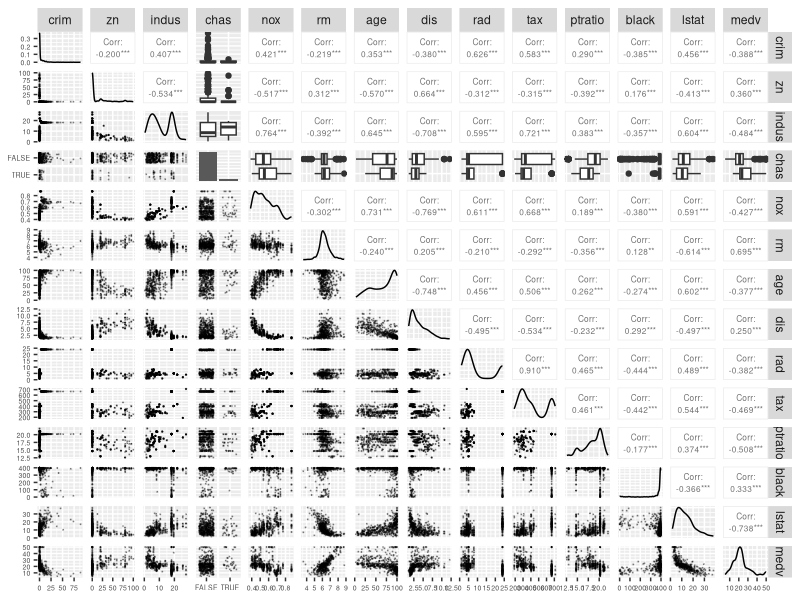
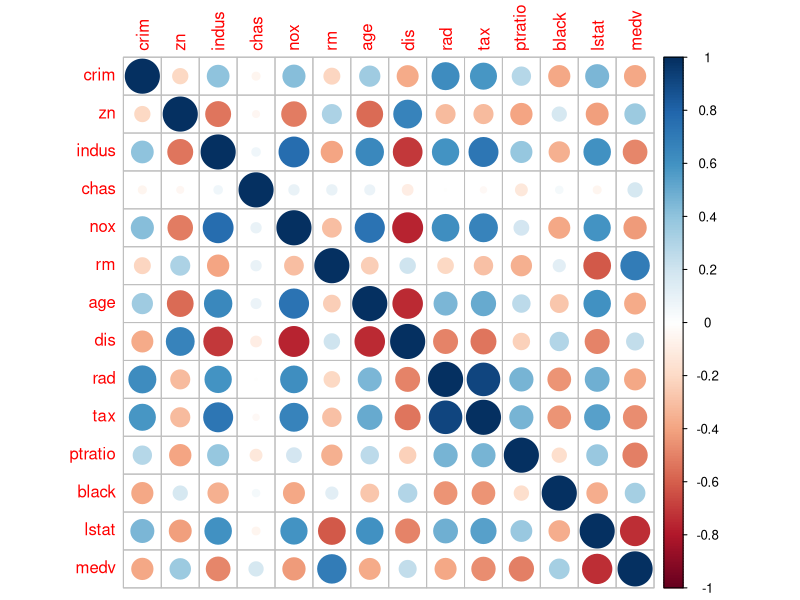
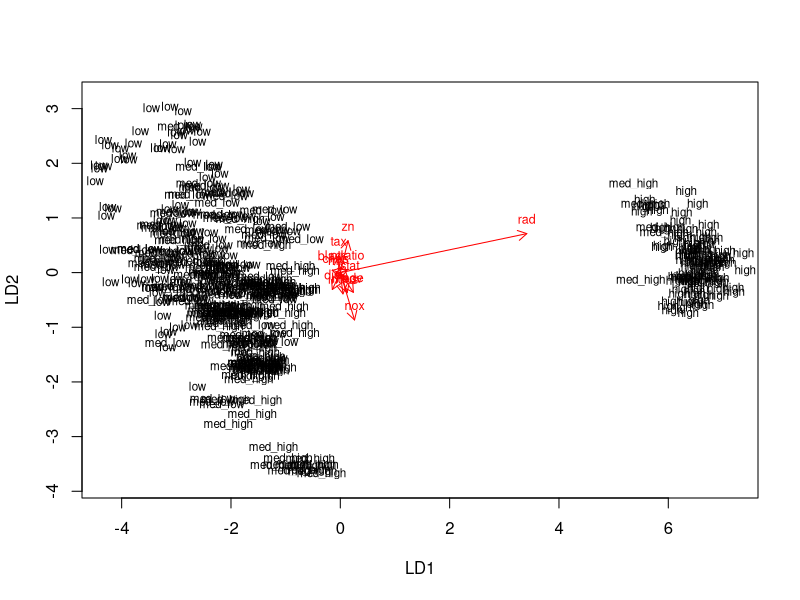
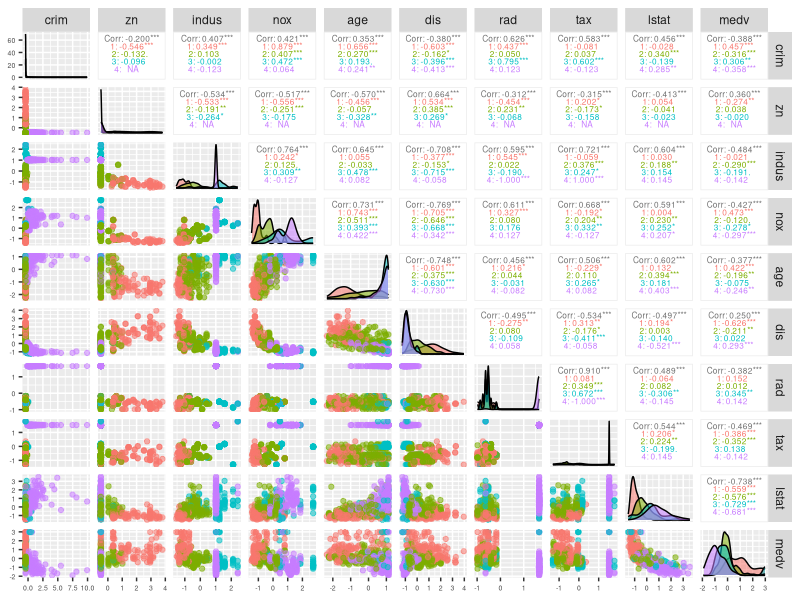
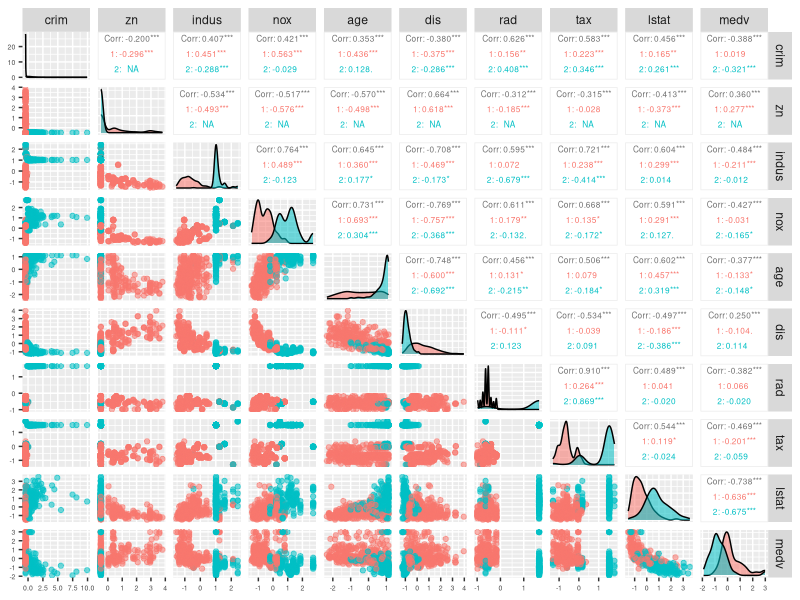

R code for these plots, in order: (Note: a time limit stopped this script after it produced the figures.)
## ---- chunk 1
date()
## ---- chunk 2
library(readr)
library(dplyr)
library(tidyr)
library(ggplot2)
library(MASS)
library(corrplot)
library(GGally)
## ---- chunk 3
# loading in the Bostson data from the MASS dataset
data("Boston")
# checking the dimensions and structure
dim(Boston)
str(Boston)
## ---- chunk 4
# for plotting purposes, changing the chas variable into TRUE/FALSE scale
# 1 -> TRUE (i.e., suburb tract bounds river)
# 0 -> FALSE (i.e., suburb tract does not bound river)
Boston2 <- gsub(1, "TRUE", Boston[,4])
Boston2 <- gsub(0, "FALSE", Boston2)
Boston["chas"] <- Boston2

# printing out the data summary
summary(Boston)
# printing a graphical overview of the data
ggpairs(Boston, lower = list(continuous = wrap("points", alpha = 0.3, size=0.1), combo = wrap("dot", alpha = 0.3, size=0.1)), upper=list(continuous=wrap("cor", size=2.1))) + theme(axis.text=element_text(size=5), axis.title = element_text(size=5))
## ---- chunk 5
# changing the chas variable back to original 1/0 values
# TRUE -> 1 (i.e., suburb tract bounds river)
# FALSE -> 0 (i.e., suburb tract does not bound river)
Boston2 <- gsub("TRUE", 1, Boston[,4])
Boston2 <- gsub("FALSE", 0, Boston2)
Boston["chas"] <- as.numeric(Boston2)

# calculating the correlation matrix
cor_matrix <- cor(Boston) 
# and visualizing it
corrplot(cor_matrix, method="circle")
## ---- chunk 6
# centering and standardizing variables
boston_scaled <- as.data.frame(scale(Boston))

# summarizing the scaled variables
summary(boston_scaled)
## ---- chunk 7
# determining the quantiles of the crim (crime rate per capita) variables
quants <- quantile(boston_scaled$crim)
# creating a categorical variable called 'crime'
crime <- cut(boston_scaled$crim, breaks = quants, include.lowest = TRUE, label=c("low", "med_low", "med_high", "high"))
# and checking the crime variable distribution
table(crime)
# then removing original crim from the dataset
boston_scaled <- dplyr::select(boston_scaled, -crim)
# and adding the new categorical value to scaled data
boston_scaled <- data.frame(boston_scaled, crime)
## ---- chunk 8
# dividing the data into train and test sets
set.seed(14)

# 80% allocated to the train set
train <- sample(nrow(boston_scaled), round(0.8*506))
# and the rest, 20% to the test set
test <- setdiff(1:nrow(boston_scaled), train)

# creating tables with only the train and test sets
train <- boston_scaled[train,]
test <- boston_scaled[test,]

## ---- chunk 9
# conducting the linear discriminant analysis for the train set
# using crime as the outcome variable and all other variables as the predictor variables
lda.fit <- lda(crime ~ ., data = train)
lda.fit

# defining the function for lda biplot arrows
lda.arrows <- function(x, myscale = 1, arrow_heads = 0.1, color = "red", tex = 0.75, choices = c(1,2)){
  heads <- coef(x)
  graphics::arrows(x0 = 0, y0 = 0, x1 = myscale * heads[,choices[1]], y1 = myscale * heads[,choices[2]], col=color, length = arrow_heads)
  text(myscale * heads[,choices], labels = row.names(heads), cex = tex, col=color, pos=3)}

# defining target classes as numeric, 1 - low, 4 - high
classes <- as.numeric(train$crime)

# plotting the lda results
plot(lda.fit, dimen = 2)
lda.arrows(lda.fit, myscale = 1)

## ---- chunk 10
# first determining the correct crime categories of the test set
correct_cat <- test$crime
# and removing the variable from the table
test <- dplyr::select(test, -crime)

# predicting classes of the test data
lda.pred <- predict(lda.fit, newdata = test)

# cross tabulate the results
table(correct = correct_cat, predicted = lda.pred$class)
## ---- chunk 11
# loading in the Bostson data from the MASS dataset
data("Boston")

# centering and standardizing variables
boston_scaled <- as.data.frame(scale(Boston))

# creating a distance matrix using the Euclidean distance
dist_eu <- dist(boston_scaled)
summary(dist_eu)

# as well as creating a distance matrix using the Manhattan distance
dist_eu <- dist(boston_scaled, method="manhattan")
summary(dist_eu)

## ---- chunk 12
set.seed(14)
# conducting the k-means clustering, starting with 4 clusters
km <- kmeans(boston_scaled, centers = 4)

# visualizing the dataset with clusters indicated by colours
ggpairs(boston_scaled[c("crim", "zn", "indus", "nox", "age", "dis", "rad", "tax", "lstat", "medv")], mapping = aes(col=factor(km$cluster), alpha=0.3), lower = list(combo = wrap("dot", alpha=0.3, size=0.1)), upper=list(continuous=wrap("cor", size=2.1))) + theme(axis.text=element_text(size=5), axis.title = element_text(size=5))
## ---- chunk 13
set.seed(14)
# conducting the k-means clustering with 2 clusters
km <- kmeans(boston_scaled, centers = 2)

# visualizing the dataset with clusters indicated by colours
ggpairs(boston_scaled[c("crim", "zn", "indus", "nox", "age", "dis", "rad", "tax", "lstat", "medv")], mapping = aes(col=factor(km$cluster), alpha=0.3), lower = list(combo = wrap("dot", alpha=0.3, size=0.1)), upper=list(continuous=wrap("cor", size=2.1))) + theme(axis.text=element_text(size=5), axis.title = element_text(size=5))
## ---- chunk 14
set.seed(14)
# conducting the k-means clustering with 3 clusters
km <- kmeans(boston_scaled, centers = 3)

# visualizing the dataset with clusters indicated by colours
ggpairs(boston_scaled[c("crim", "zn", "indus", "nox", "age", "dis", "rad", "tax", "lstat", "medv")], mapping = aes(col=factor(km$cluster), alpha=0.3), lower = list(combo = wrap("dot", alpha=0.3, size=0.1)), upper=list(continuous=wrap("cor", size=2.1))) + theme(axis.text=element_text(size=5), axis.title = element_text(size=5))
